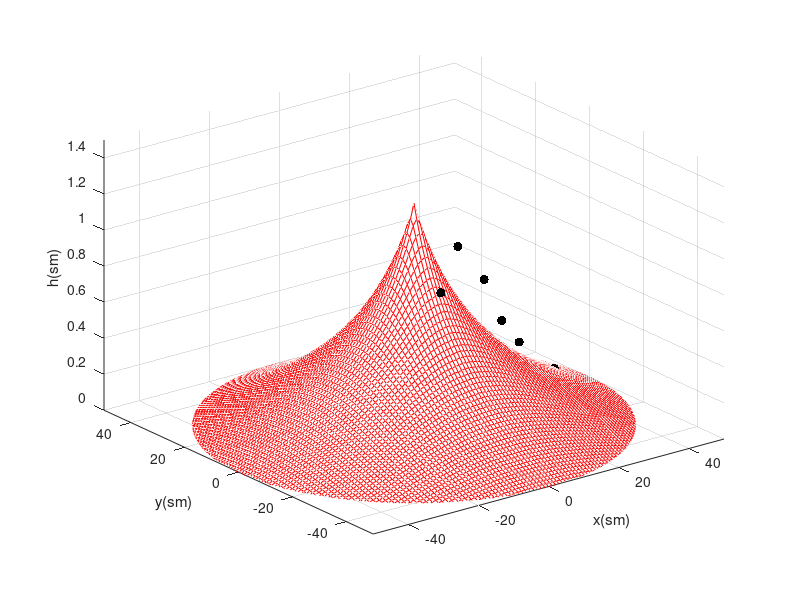

Recreate this plot in MATLAB. (Note: this script raises an error after producing the figure.)
function membrane_solution
clear, clc
PI = 3.14159265;

% experimental data
M = [0 0 1;
0 -10 0.8;
0 -20 0.3;
0 -30 0.1;
0 -40 0.0;
sqrt(50) -sqrt(50) 1;
sqrt(200) -sqrt(200) 0.6;
sqrt(450) -sqrt(450) 0.1;
sqrt(800) -sqrt(800) -0.1;
20 0 0.7;
30 0 0.3;
40 0 0.1;
sqrt(50) sqrt(50) 0.9;
sqrt(200) sqrt(200) 0.5;
sqrt(450) sqrt(450) 0.0;
sqrt(800) sqrt(800) -0.2;
0 10 0.6;
0 20 0.3;
0 30 0.1;
0 40 -0.1;
-10 0 0.6;
-20 0 0.3;
-30 0 0.1;
-40 0 0.0;
10 0 1.3]; 

x = M(1:16,1);
y = M(1:16,2);
hexp = M(1:16,3);

r = sqrt(x.^2 + y.^2);
Fi = atan2(y,x)*180/PI;
Fi_rad = Fi.*PI./180;

% polar coordinates
[rho, Teta] = calc_cyl(r,Fi_rad);

% SLAE, model coefficients
[coeffs] = solve_slau_m1(rho, Teta, hexp);

A1 = coeffs(1)
B1 = coeffs(2)
D0 = coeffs(3)

% solution plot
draw_solution_field_m1_2(A1,B1,D0);

% SLAE, model coefficients
[coeffs] = solve_slau_m2(rho, Teta, hexp);

A1 = coeffs(1)
A2 = coeffs(2)
B1 = coeffs(3)
B2 = coeffs(4)
D0 = coeffs(5)

% solution plot
draw_solution_field_m2_2(A1,A2,B1,B2,D0);


end

% conformal mapping, new polar coordinates
function [rho, Teta] = calc_cyl(r,Fi_rad)

r0 = 3.95; % domain under cargo radius
Rm = 50; % membrane radius
a = 10; % distance between membrane center and cargo center

Qplus = Rm^2 + a^2 - r0^2 + sqrt( (Rm^2 + a^2 - r0^2)^2 - 4*a^2*Rm^2 );
Qminus = Rm^2 + a^2 - r0^2 - sqrt( (Rm^2 + a^2 - r0^2)^2 - 4*a^2*Rm^2 );
k = Qplus/(2*a*Rm);
rho_up = 4*a^2*r.^2 + 4*a*Qminus*r.*cos(Fi_rad) + Qminus^2;
rho_down = 4*a^2*r.^2 + 4*a*Qplus*r.*cos(Fi_rad) + Qplus^2;
rho = k*sqrt( rho_up./rho_down );
Teta_up = r*sqrt( ( Rm^2+a^2-r0^2 )^2 - 4*Rm^2*a^2 ).*sin(Fi_rad);
Teta_down = a*(Rm^2+r.^2) + r*(Rm^2+a^2-r0^2).*cos(Fi_rad);
Teta = atan2( Teta_up,Teta_down );

end

function [rho, Teta] = calc_cyl_2d(r,Fi_rad)

r0 = 3.95; % domain under cargo radius
Rm = 50; % membrane radius
a = 10; % distance between membrane center and cargo center

Qplus = Rm^2 + a^2 - r0^2 + sqrt( (Rm^2 + a^2 - r0^2)^2 - 4*a^2*Rm^2 );
Qminus = Rm^2 + a^2 - r0^2 - sqrt( (Rm^2 + a^2 - r0^2)^2 - 4*a^2*Rm^2 );
k = Qplus/(2*a*Rm);

rho = zeros(size(r));
Teta = zeros(size(Fi_rad));

for i = 1:size(rho,1)
    for j = 1:size(Teta,2)
        rho_up = 4*a^2*r(i,j)*r(i,j) + 4*a*Qminus*r(i,j)*cos(Fi_rad(i,j)) + Qminus^2;
        rho_down = 4*a^2*r(i,j)*r(i,j) + 4*a*Qplus*r(i,j)*cos(Fi_rad(i,j)) + Qplus^2;
        rho(i,j) = k*sqrt( rho_up/rho_down );
        Teta_up = r(i,j)*sqrt( ( Rm^2+a^2-r0^2 )^2 - 4*Rm^2*a^2 )*sin(Fi_rad(i,j));
        Teta_down = a*(Rm^2+r(i,j)*r(i,j)) + r(i,j)*(Rm^2+a^2-r0^2)*cos(Fi_rad(i,j));
        Teta(i,j) = atan2( Teta_up,Teta_down );
    end
end


end


function [coeffs] = solve_slau_m1(rho, Teta, hexp)

% create system matrix and right part 
M = [0 0 0; 0 0 0; 0 0 0];
B = [0; 0; 0;];

for i=1:size(rho)

        M(1, 1) = M(1, 1) + (rho(i) - 1/rho(i))^2*cos(Teta(i))^2;
        M(1, 2) = M(1, 2) + (rho(i) - 1/rho(i))^2*cos(Teta(i))*sin(Teta(i));
        M(1, 3) = M(1, 3) - log(rho(i))*(rho(i) - 1/rho(i))*cos(Teta(i));
        M(2, 1) = M(1, 2);
        M(2, 2) = M(2, 2) + (rho(i) - 1/rho(i))^2*sin(Teta(i))^2;
        M(2, 3) = M(2, 3) - log(rho(i))*(rho(i) - 1/rho(i))*sin(Teta(i));
        M(3, 1) = M(1, 3);
        M(3, 2) = M(2, 3);
        M(3, 3) = M(3, 3) + log(rho(i))^2;
            
        B(1) = B(1) + (rho(i) - 1/rho(i))*hexp(i)*cos(Teta(i));
        B(2) = B(2) + (rho(i) - 1/rho(i))*hexp(i)*sin(Teta(i));
        B(3) = B(3) - hexp(i)*log(rho(i));

end
%disp(M);
%disp(B);

% matrix system conditional number
c = cond(M)

% SLAE solution, model coefficients
coeffs = linsolve(M,B);

end

function [coeffs] = solve_slau_m2(rho, Teta, hexp)

% create system matrix and right part 
M = [0 0 0 0 0; 0 0 0 0 0; 0 0 0 0 0; 0 0 0 0 0; 0 0 0 0 0];
B = [0; 0; 0; 0; 0];

for i=1:size(rho)

        M(1, 1) = M(1, 1) + (rho(i) - 1/rho(i))^2*cos(Teta(i))^2;
        M(1, 2) = M(1, 2) + (rho(i) - 1/rho(i))*(rho(i)^2 - 1/rho(i)^2)*cos(Teta(i))*cos(2*Teta(i));
        M(1, 3) = M(1, 3) + (rho(i) - 1/rho(i))^2*cos(Teta(i))*sin(Teta(i));
        M(1, 4) = M(1, 4) + (rho(i) - 1/rho(i))*(rho(i)^2 - 1/rho(i)^2)*cos(Teta(i))*sin(2*Teta(i));       
        M(1, 5) = M(1, 5) - log(rho(i))*(rho(i) - 1/rho(i))*cos(Teta(i));
        M(2, 1) = M(1, 2);
        M(2, 2) = M(2, 2) + (rho(i)^2 - 1/rho(i)^2)^2*cos(2*Teta(i))^2;
        M(2, 3) = M(2, 3) + (rho(i) - 1/rho(i))*(rho(i)^2 - 1/rho(i)^2)*cos(2*Teta(i))*sin(Teta(i));
        M(2, 4) = M(2, 4) + (rho(i)^2 - 1/rho(i)^2)^2*cos(2*Teta(i))*sin(2*Teta(i));
        M(2, 5) = M(2, 5) - log(rho(i))*(rho(i)^2 - 1/rho(i)^2)*cos(2*Teta(i));
        M(3, 1) = M(1, 3);
        M(3, 2) = M(2, 3);
        M(3, 3) = M(3, 3) + (rho(i) - 1/rho(i))^2*sin(Teta(i))^2;
        M(3, 4) = M(3, 4) + (rho(i) - 1/rho(i))*(rho(i)^2 - 1/rho(i)^2)*sin(Teta(i))*sin(2*Teta(i));
        M(3, 5) = M(3, 5) + - log(rho(i))*(rho(i) - 1/rho(i))*sin(Teta(i));
        M(4, 1) = M(1, 4);
        M(4, 2) = M(2, 4);
        M(4, 3) = M(3, 4);
        M(4, 4) = M(4, 4) + (rho(i)^2 - 1/rho(i)^2)^2*sin(2*Teta(i))^2;
        M(4, 5) = M(4, 5) - log(rho(i))*(rho(i)^2 - 1/rho(i)^2)*sin(2*Teta(i));
        M(5, 1) = M(1, 5);
        M(5, 2) = M(2, 5);
        M(5, 3) = M(3, 5);
        M(5, 4) = M(4, 5);
        M(5, 5) = M(5, 5) + log(rho(i))^2;
            
        B(1) = B(1) + (rho(i) - 1/rho(i))*hexp(i)*cos(Teta(i));
        B(2) = B(2) + (rho(i)^2 - 1/rho(i)^2)*hexp(i)*cos(2*Teta(i));
        B(3) = B(3) + (rho(i) - 1/rho(i))*hexp(i)*sin(Teta(i));
        B(4) = B(4) + (rho(i)^2 - 1/rho(i)^2)*hexp(i)*sin(2*Teta(i));
        B(5) = B(5) - hexp(i)*log(rho(i));

end

%disp(M);
%disp(B);

% matrix system conditional number
c = cond(M)

% SLAE solution, model coefficients
format short
coeffs = linsolve(M,B);

end


function draw_solution_field_m1_2(A1,B1,D0)

PI = 3.14159265;
Nx = 101;
Ny = 101;
xn = linspace(-50,50,Nx);
yn_t = linspace(-50,50,Ny);
yn = yn_t';
coords2d_r = zeros(size(xn,2),size(yn,1));
coords2d_fi = zeros(size(xn,2),size(yn,1));

for i = 1:size(xn,2)
    for j = 1:size(yn,1)
        coords2d_fi(i,j) = atan2(yn(j,1),xn(1,i))*PI/180;
    end
end
    
for i = 1:size(xn,2)
    for j = 1:size(yn,1)
        coords2d_r(i,j) = sqrt(xn(1,i)^2 + yn(j,1)^2);
    end
end

[rho2d, Teta2d] = calc_cyl_2d(coords2d_r,coords2d_fi);
h2d = zeros(size(coords2d_r));
for i = 1:size(rho2d,1)
    for j = 1:size(Teta2d,2)
        h2d(i,j) = (rho2d(i,j) - 1/rho2d(i,j))*(A1*cos(Teta2d(i,j)) + B1*sin(Teta2d(i,j))) + D0*log(1/rho2d(i,j));
    end
end


format long

Mexp = [0 0 1;
0 -10 0.8;
0 -20 0.3;
0 -30 0.1;
0 -40 0.0;
sqrt(50) -sqrt(50) 1;
sqrt(200) -sqrt(200) 0.6;
sqrt(450) -sqrt(450) 0.1;
sqrt(800) -sqrt(800) -0.1;
20 0 0.7;
30 0 0.3;
40 0 0.1;
sqrt(50) sqrt(50) 0.9;
sqrt(200) sqrt(200) 0.5;
sqrt(450) sqrt(450) 0.0;
sqrt(800) sqrt(800) -0.2;
0 10 0.6;
0 20 0.3;
0 30 0.1;
0 40 -0.1;
-10 0 0.6;
-20 0 0.3;
-30 0 0.1;
-40 0 0.0;
10 0 1.3]; 

xexp = Mexp(:,1);
yexp = Mexp(:,2);
hexp = Mexp(:,3);

%solution and experimental data plot
figure('Color','w')
set(gca,'FontSize',12)
a = gradient(0:0.005:0.1);
h = surf(xn, yn, h2d, 'AlphaData',a, 'FaceAlpha',.3);
set(h,'edgecolor','r','facecolor',[1 1 1])
xlim([-50 50])
ylim([-50 50])
zlim([0 1.5])

hold on
plot3(xexp(1:24),yexp(1:24),hexp(1:24),'.k','MarkerSize',20)

xlabel('x(sm)')
ylabel('y(sm)')
zlabel('h(sm)')
legend('h(x,y)', 'experiment',1)

%calculating errors
Arr_calc = zeros(1,25);
[X, Y] = meshgrid(xn, yn);

for i = 1:25
    Arr_calc(i) = griddata(X,Y,h2d,xexp(i),yexp(i),'natural');
end

Arr_calc_t = Arr_calc';

err = Arr_calc_t - hexp;
disp(err);
err_sq = sqrt((1/size(Arr_calc_t(1:16,1),1))*sum((Arr_calc_t(1:16,1) - hexp(1:16,1)).*(Arr_calc_t(1:16,1) - hexp(1:16,1))))
err_sq2 = sqrt((1/size(Arr_calc_t(17:24,1),1))*sum((Arr_calc_t(17:24,1) - hexp(17:24,1)).*(Arr_calc_t(17:24,1) - hexp(17:24,1))))

%plot discrepancy learning and testing
figure('Color','w')
set(gca,'FontSize',12)
plot3(xexp(1:16),yexp(1:16),err(1:16),'.','MarkerSize',20)
grid on
set(gca,'XTick',-50:25:50)
set(gca,'YTick',-50:25:50)
xlim([-50 50])
ylim([-50 50])
zlim([-0.3 0.3])
set(gca,'ZTick',-0.3:0.1:0.3)
xlabel('x(sm)')
ylabel('y(sm)')
zlabel('d(sm)')

hold on
plot3(xexp(17:24),yexp(17:24),err(17:24),'r.','MarkerSize',20)

legend('discrepancy learning','discrepancy testing',1)

end

function draw_solution_field_m2_2(A1,A2,B1,B2,D0)

PI = 3.14159265;
Nx = 101;
Ny = 101;
xn = linspace(-50,50,Nx);
yn_t = linspace(-50,50,Ny);
yn = yn_t';
coords2d_r = zeros(size(xn,2),size(yn,1));
coords2d_fi = zeros(size(xn,2),size(yn,1));

for i = 1:size(xn,2)
    for j = 1:size(yn,1)
        coords2d_fi(i,j) = atan2(yn(j,1),xn(1,i))*PI/180;
    end
end
    
for i = 1:size(xn,2)
    for j = 1:size(yn,1)
        coords2d_r(i,j) = sqrt(xn(1,i)^2 + yn(j,1)^2);
    end
end

[rho2d, Teta2d] = calc_cyl_2d(coords2d_r,coords2d_fi);
h2d = zeros(size(coords2d_r));
for i = 1:size(rho2d,1)
    for j = 1:size(Teta2d,2)
        h2d(i,j) = (rho2d(i,j) - 1/rho2d(i,j))*(A1*cos(Teta2d(i,j)) + B1*sin(Teta2d(i,j))) + (rho2d(i,j)*rho2d(i,j) - 1/(rho2d(i,j)*rho2d(i,j)))*(A2*cos(2*Teta2d(i,j)) + B2*sin(2*Teta2d(i,j))) + D0*log(1/rho2d(i,j));
    end
end


format long

Mexp = [0 0 1;
0 -10 0.8;
0 -20 0.3;
0 -30 0.1;
0 -40 0.0;
sqrt(50) -sqrt(50) 1;
sqrt(200) -sqrt(200) 0.6;
sqrt(450) -sqrt(450) 0.1;
sqrt(800) -sqrt(800) -0.1;
20 0 0.7;
30 0 0.3;
40 0 0.1;
sqrt(50) sqrt(50) 0.9;
sqrt(200) sqrt(200) 0.5;
sqrt(450) sqrt(450) 0.0;
sqrt(800) sqrt(800) -0.2;
0 10 0.6;
0 20 0.3;
0 30 0.1;
0 40 -0.1;
-10 0 0.6;
-20 0 0.3;
-30 0 0.1;
-40 0 0.0;
10 0 1.3]; 

xexp = Mexp(:,1);
yexp = Mexp(:,2);
hexp = Mexp(:,3);

%solution and experimental data plot
figure('Color','w')
set(gca,'FontSize',12)
a = gradient(0:0.005:0.1);
h = surf(xn, yn, h2d, 'AlphaData',a, 'FaceAlpha',.3);
set(h,'edgecolor','r','facecolor',[1 1 1])
xlim([-50 50])
ylim([-50 50])
zlim([0 1.5])

hold on
plot3(xexp(1:24),yexp(1:24),hexp(1:24),'.k','MarkerSize',20)

xlabel('x(sm)')
ylabel('y(sm)')
zlabel('h(sm)')
legend('h(x,y)', 'experiment',1)

%calculating errors
Arr_calc = zeros(1,25);
[X, Y] = meshgrid(xn, yn);

for i = 1:25
    Arr_calc(i) = griddata(X,Y,h2d,xexp(i),yexp(i),'natural');
end

Arr_calc_t = Arr_calc';

err = Arr_calc_t - hexp;
disp(err);
err_sq = sqrt((1/size(Arr_calc_t(1:16,1),1))*sum((Arr_calc_t(1:16,1) - hexp(1:16,1)).*(Arr_calc_t(1:16,1) - hexp(1:16,1))))
err_sq2 = sqrt((1/size(Arr_calc_t(17:24,1),1))*sum((Arr_calc_t(17:24,1) - hexp(17:24,1)).*(Arr_calc_t(17:24,1) - hexp(17:24,1))))

%plot discrepancy learning and testing 
figure('Color','w')
set(gca,'FontSize',12)
plot3(xexp(1:16),yexp(1:16),err(1:16),'.','MarkerSize',20)
grid on
set(gca,'XTick',-50:25:50)
set(gca,'YTick',-50:25:50)
xlim([-50 50])
ylim([-50 50])
zlim([-0.3 0.3])
set(gca,'ZTick',-0.3:0.1:0.3)
xlabel('x(sm)')
ylabel('y(sm)')
zlabel('d(sm)')

hold on
plot3(xexp(17:24),yexp(17:24),err(17:24),'r.','MarkerSize',20)

legend('discrepancy learning','discrepancy testing',1)

end
